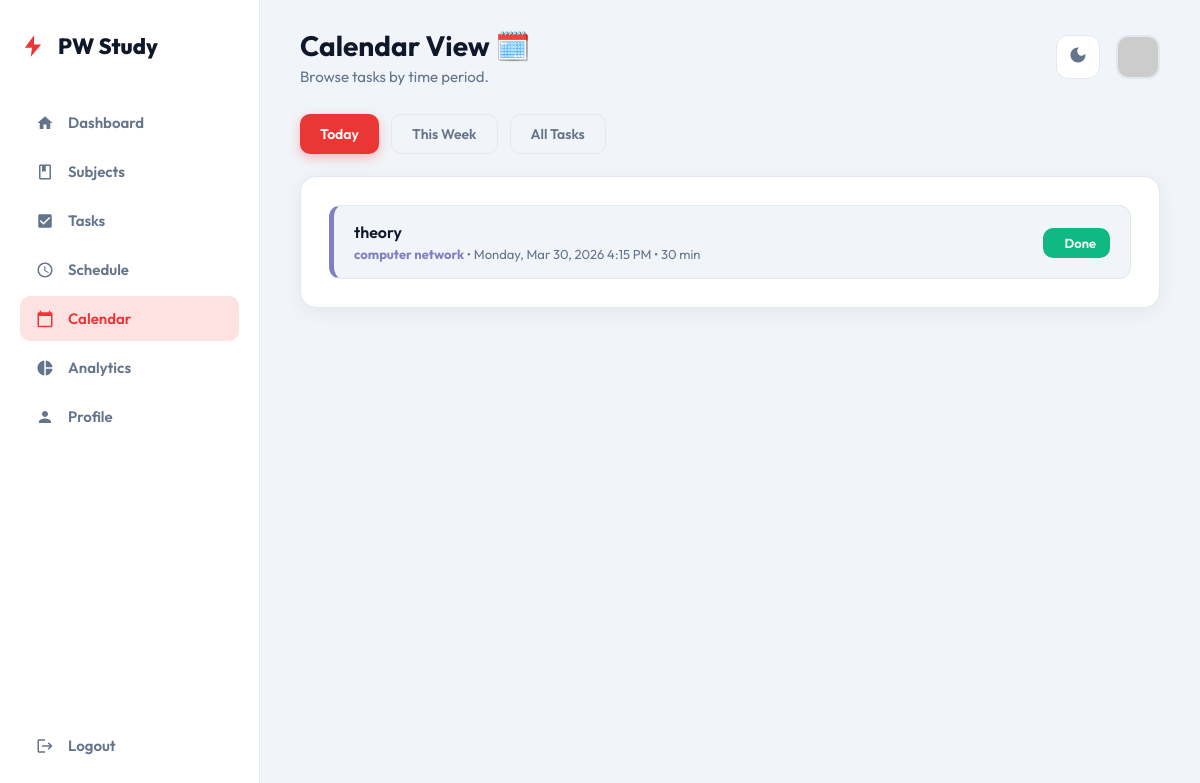
/calendar/ (signed in), run on an earlier commit of the app's database.
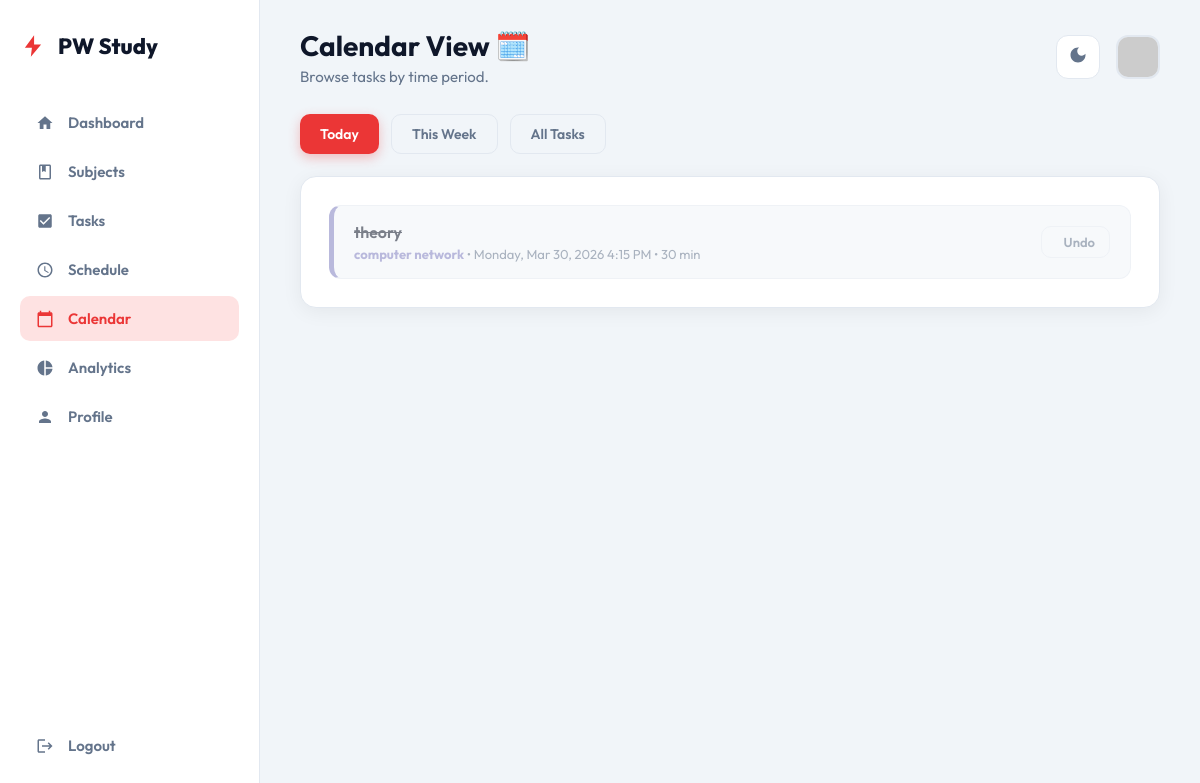
And on a later commit of the database.
### planner/models.py (models this page shows, shortened)
class Task(models.Model):
    STATUS_CHOICES = [
        ('Pending', 'Pending'),
        ('Completed', 'Completed'),
    ]
    user = models.ForeignKey(User, on_delete=models.CASCADE, related_name='user_tasks')
    subject = models.ForeignKey(Subject, on_delete=models.CASCADE, related_name='tasks')
    title = models.CharField(max_length=200)
    description = models.TextField(blank=True, null=True)
    deadline = models.DateTimeField()
    status = models.CharField(max_length=20, choices=STATUS_CHOICES, default='Pending')
    estimated_time = models.IntegerField(default=30, help_text='Estimated time in minutes')
    created_at = models.DateTimeField(auto_now_add=True)
    @property
    def is_overdue(self):
        return self.status == 'Pending' and self.deadline < timezone.now()

class Subject(models.Model):
    PRIORITY_CHOICES = [
        ('High', 'High'),
        ('Medium', 'Medium'),
        ('Low', 'Low'),
    ]
    user = models.ForeignKey(User, on_delete=models.CASCADE, related_name='subjects')
    name = models.CharField(max_length=100)
    priority = models.CharField(max_length=10, choices=PRIORITY_CHOICES, default='Medium')
    color = models.CharField(max_length=7, default='#3b82f6')  # hex color
    created_at = models.DateTimeField(auto_now_add=True)

### planner/views.py (the view)
# urls.py: path('calendar/', views.calendar_view, name='calendar'),
@login_required
def calendar_view(request):
    sort_by = request.GET.get('sort', 'today')
    tasks = Task.objects.filter(user=request.user).order_by('deadline')
    if sort_by == 'today':
        tasks = tasks.filter(deadline__date=timezone.localtime().date())
    elif sort_by == 'week':
        today = timezone.localtime().date()
        tasks = tasks.filter(deadline__date__gte=today, deadline__date__lte=today + timedelta(days=7))
    return render(request, 'planner/calendar.html', {'tasks': tasks, 'sort_by': sort_by})

### templates/planner/calendar.html (shortened to what this page needs)
{% extends 'planner/base.html' %}
{% block header_title %}Calendar View 🗓️{% endblock %}
{% block header_subtitle %}Browse tasks by time period.{% endblock %}
{% block content %}
<div style="display:flex; gap:12px; margin-bottom:22px;">
    <a href="?sort=today"
       class="btn {% if sort_by == 'today' %}btn-primary{% else %}btn-secondary{% endif %}">
        Today
    </a>
    <a href="?sort=week"
       class="btn {% if sort_by == 'week' %}btn-primary{% else %}btn-secondary{% endif %}">
        This Week
    </a>
    <a href="?sort=all"
       class="btn {% if sort_by == 'all' %}btn-primary{% else %}btn-secondary{% endif %}">
        All Tasks
    </a>
</div>
<div class="card">
    {% if tasks %}
    <ul class="task-list">
        {% for task in tasks %}
        <li class="task-item {% if task.status == 'Completed' %}completed{% endif %}"
            style="border-left-color:{{ task.subject.color }};">
            <div class="task-info">
                <h4>
                    {{ task.title }}
                </h4>
                <p>
                    <span style="color:{{ task.subject.color }}; font-weight:700;">{{ task.subject.name }}</span>
                    &bull; {{ task.deadline|date:"l, M d, Y g:i A" }}
                    &bull; {{ task.estimated_time }} min
                </p>
            </div>
            <div class="task-actions">
                <form action="{% url 'planner:toggle_task_status' task.id %}" method="post">
                    {% if task.status == 'Pending' %}
                        <button type="submit" class="btn btn-sm btn-green">
                             Done
                        </button>
                    {% else %}
                        <button type="submit" class="btn btn-sm btn-secondary">
                             Undo
                        </button>
                    {% endif %}
                </form>
            </div>
        </li>
        {% endfor %}
    </ul>
    {% endif %}
</div>
{% endblock %}

What changed in the data, as far as the page shows it:
changed Task "theory": status "Done" → "Undo"
